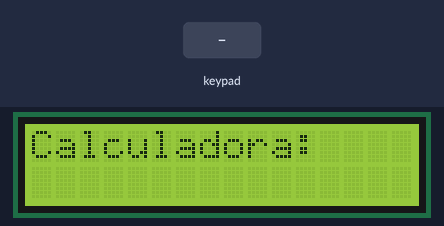
This sketch was run on a simulated Arduino Uno, built with avr-gcc and run on an emulated ATmega328P. On the bench: 16×2 character LCD. The test bench sets the inputs (shaded band). What the sketch prints to the serial monitor is not drawn.

Above: at 1.2 s.
1.3 s: keypad keys 7 + 5 = pressed 0.4 s apart
At 3.6 s:
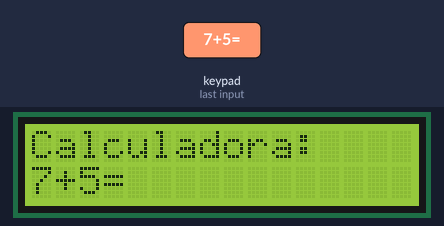
4.4 s: key '*' pressed
At 4.9 s:
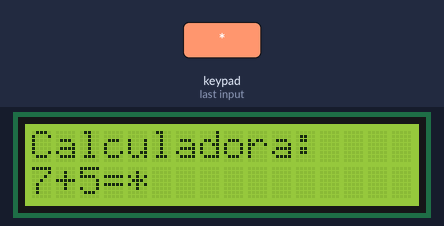
5.9 s: key '=' pressed
At 6.3 s:
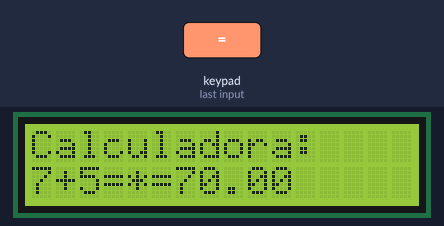
7.4 s: key 'C' pressed
At 8.6 s:
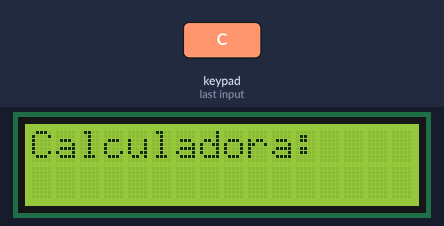
8.9 s: keypad keys 6 * 7 = pressed 0.4 s apart
At 10.5 s:
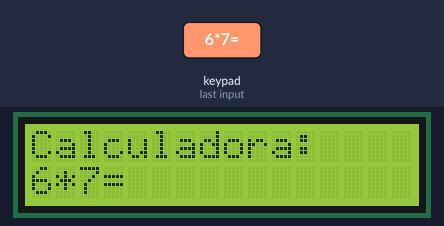
12.0 s: key '/' pressed
Timing chart, 0 to 14.5 s (numbered marks = the images above; inputs shaded):
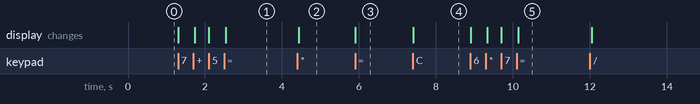

The sketch:

calculadora_2_cifras.ino
```cpp
#include <Keypad.h> // Añade la librería del teclado.

const byte ROWS = 4; //Configura 4 filas.
const byte COLS = 4; //Configura 4 filas.
char keys[ROWS][COLS] = { // asigna a cada tecla del teclado, una variable.
  {'1', '2', '3', '+'},
  {'4', '5', '6', '-'},
  {'7', '8', '9', '*'},
  {'C', '0', '=', '/'}
};
byte rowPins[ROWS] = {A0, A1, A2, A3}; //Define los pines de salida de las filas del teclado.
byte colPins[COLS] = {A4, A5, 4, 10}; //Define los pines de salida de las columnas del teclado.

Keypad keypad = Keypad( makeKeymap(keys), rowPins, colPins, ROWS, COLS ); //Le decimos a la librería del teclado, cuáles son los pines referentes a las filas y columnas previamente definidos.

#include <LiquidCrystal.h> // Incluimos la librería de la pantalla.

const int rs = 12, en = 11, d4 = 5, d5 = 6, d6 = 3, d7 = 2; // Asigna a cada pin de salida de la pantalla, un pin de entrada en el Arduino.
LiquidCrystal lcd(rs, en, d4, d5, d6, d7);// Define los pines de la pantalla que se van a usar.
int operacion;// Se definen las variables que se van a usar.
float res;
char igual;
float NumI;
float NumII;
char op;
char reset;
char aux1 ;
char aux2;
char aux3;
char aux4;
void setup() {

  Serial.begin(9600);
  lcd.begin(16, 2); // Define el número de columnas y filas de la pantalla.
  lcd.setCursor(0, 0); // Coloca el cursor en la primera casilla de la primera fila.
  lcd.print ("Calculadora:"); // Estabalece un mensaje fijo en la primera línea.
  lcd.setCursor(0, 1); // Coloca el cursor en la primera posición de la segunda fila.


}

void loop() {

  do
  {
    aux1 = keypad.getKey(); //Conseguir el valor de una tecla y lo asigna a la variable aux1, que es tipo "caracter".*****************************FASE 1*********************************
    //Serial.print("aux1 vale: ");//Comprobacion en puerto serie.
    //Serial.println(aux1);//Comprobacion en puerto serie.Imprime la variable aux1.

  } while (!aux1);//El programa no avanza hasta que se introduce un valor en la variable.
  NumI = String(aux1).toInt() + NumI * 10;//Transforma el valor tipo "char" de la variable aux1 a tipo int, y lo almacena en la variable NumI (int).

  Serial.print("NumI vale: ");//Comprobacion en puerto serie.
  Serial.println(NumI);//Comprobacion en puerto serie.Imprime la variable NumI.(AQUÍ SE PARA).
  lcd.print (aux1);// Imprime la 1º cifra en pantalla.
  do
  {
    aux2 = keypad.getKey(); //Conseguir el valor de una tecla y lo asigna a la variable aux2, que es tipo "caracter".
    Serial.print("aux2 vale: ");//Comprobacion en puerto serie.
    Serial.println(aux2);//Comprobacion en puerto serie.Imprime la variable aux2.

  } while (!aux2);//El programa no avanza hasta que se introduce un valor en la variable.
  NumI = String(aux2).toInt() + NumI * 10;//Transforma el valor tipo "char" de la variable aux2 a tipo int, y lo almacena en la variable NumI (int).
  Serial.print("NumI vale: ");//Comprobacion en puerto serie.
  Serial.println(NumI);//Comprobacion en puerto serie.Imprime la variable NumI.(AQUÍ SE PARA).
  lcd.print (aux2);// Imprime la 2º cifra en pantalla.
  do
  {
    op = keypad.getKey(); //Conseguir el valor de una tecla y lo asigna a la variable op, que es tipo "caracter".*******************************FASE 2************************************
  }
  while (!op);// El bucle no avanza hasta que se introduce un valor no nulo en la variable.
  Serial.print("op vale: ");
  Serial.println(op);
  lcd.print(op); //Cada vez que se pulsa una tecla, escribe su símbolo en la pantalla.

  switch (op) //Se asigna un valor numérico a cada valor tipo caracter de la variable operación.
  {
    case '+':
      operacion = 0;
      break;
    case '-':
      operacion = 1;
      break;
    case '*':
      operacion = 2;
      break;
    case '/':
      operacion = 3;
      break;
  }
  Serial.print("operacion es: ");
  Serial.println(operacion);

  do
  {
    aux3 = keypad.getKey(); //Conseguir el valor de una tecla y lo asigna a la variable aux3, que es tipo "caracter".*****************************FASE 3*********************************
    Serial.print("aux1 vale: ");//Comprobacion en puerto serie.
    Serial.println(aux3);//Comprobacion en puerto serie.Imprime la variable aux3.

  } while (!aux3);//El programa no avanza hasta que se introduce un valor en la variable.
  NumII = String(aux3).toInt() + NumII * 10;//Transforma el valor tipo "char" de la variable aux3 a tipo int, y lo almacena en la variable NumII (int).

  Serial.print("NumII vale: ");//Comprobacion en puerto serie.
  Serial.println(NumII);//Comprobacion en puerto serie.Imprime la variable NumII.(AQUÍ SE PARA).
  lcd.print (aux3);// Imprime la 1º cifra del segundo número operador.
  do
  {
    aux4 = keypad.getKey(); //Conseguir el valor de una tecla y lo asigna a la variable aux4, que es tipo "caracter".
    Serial.print("aux4 vale: ");//Comprobacion en puerto serie.
    Serial.println(aux4);//Comprobacion en puerto serie.Imprime la variable aux4.

  } while (!aux4);//El programa no avanza hasta que se introduce un valor en la variable.
  NumII = String(aux4).toInt() + NumII * 10;//Transforma el valor tipo "char" de la variable aux4 a tipo int, y lo almacena en la variable NumII (int).
  Serial.print("NumII vale: ");//Comprobacion en puerto serie.
  Serial.println(NumII);//Comprobacion en puerto serie.Imprime la variable NumI.(AQUÍ SE PARA).
  lcd.print (aux4);// Imprime la 2º cifra del segundo número operador.

  switch (operacion)// Se definen matemáticamente las operaciones, una vez conocidas todas las variables implicadas.
  {
    case 0:
      res = NumI + NumII ; //define la operación suma .
      break;
    case 1:
      res = NumI - NumII ; //define la operación resta .
      break;
    case 2:
      res = NumI * NumII ; //define la operación multiplicación .
      break;
    case 3:
      res = NumI / NumII ; //define la operación división .
      break;
  }

  do
  {
    igual = keypad.getKey(); //Conseguir el valor de una tecla y lo asigna a la variable igual, que es tipo "caracter".*********************************FASE 4****************************
  }
  while (igual != '='); // El bucle no avanza hasta que se introduce el valor '=' en la variable.
  Serial.print("= ");
  Serial.println(res);
  lcd.print(igual); //Escribe el simbolo = en pantalla.
  lcd.print(res);//Muestra el resultado en pantalla.

  do
  {
    reset = keypad.getKey();
  }
  while (reset != 'C'); //cuando se pulsa la tecla 'C', el bucle avanza.***********************************************************Fase 5************************************************
  Serial.print(reset);
  Serial.println(reset);
  aux1 = 0 ;//Resetea la variable a valor 0.
  aux2 = 0;//Resetea la variable a valor 0.
  aux3 = 0;//Resetea la variable a valor 0.
  aux4 = 0;//Resetea la variable a valor 0.
  operacion = 0;//Resetea la variable a valor 0.
  res = 0;//Resetea la variable a valor 0.
  igual = 0;//Resetea la variable a valor 0.
  NumI = 0;//Resetea la variable a valor 0.
  NumII = 0;//Resetea la variable a valor 0.
  op = 0;//Resetea la variable a valor 0.
  reset = 0;//Resetea la variable a valor 0.
  lcd.clear();//Resetea la pantalla LCD.
  lcd.setCursor(0, 0); // Coloca el cursor en la primera casilla de la primera fila.
  lcd.print ("Calculadora:"); // Estabalece un mensaje fijo en la primera línea.
  lcd.setCursor(0, 1); // Coloca el cursor en la primera posición de la segunda fila.


}
```

Measured:
- after the input at 1.3 s, the display: first changes at once (image 1 shows a later state)
- after the input at 4.4 s, the display: changes at once (image 2)
- after the input at 5.9 s, the display: changes at once (image 3)
- after the input at 7.4 s, the display: changes at once (image 4)
- after the input at 8.9 s, the display: first changes at once (image 5 shows a later state)
